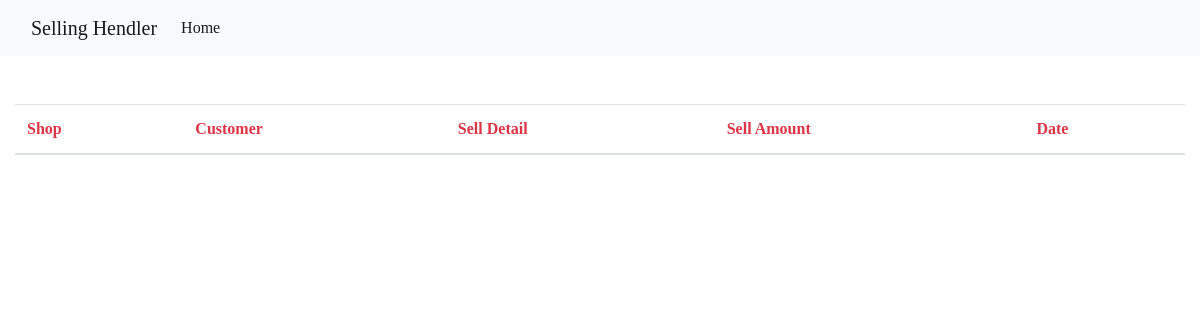
The app's page /history/ (signed in), older data.
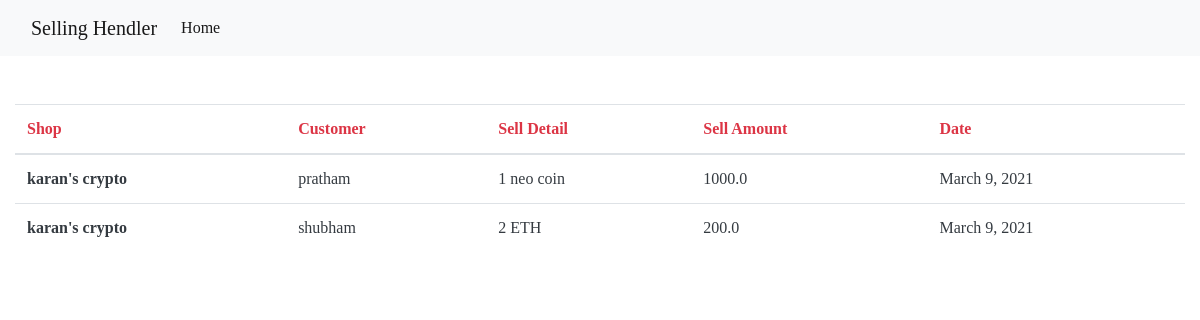
The same page, newer data.
### shophome/models.py (models this page shows, shortened)
class merchant(models.Model):
    shopkipper = models.ForeignKey(User, on_delete=models.CASCADE)
    shopname = models.CharField(max_length=200)

class customers(models.Model):
    shopkipper = models.ForeignKey(User, on_delete=models.CASCADE)
    shopname = models.ForeignKey(merchant, on_delete=models.CASCADE)
    customername = models.CharField(max_length=200, default='unknown')
    selldetail = models.TextField(null=True, blank=True)
    dates = models.DateField(auto_now=True)
    selling = models.FloatField(default=0)

### shophome/views.py (the view)
# urls.py: path('history/', History, name='history'),
def History(request):
    logged_user = User.objects.get(username=request.user.username)
    mer_user = merchant.objects.filter(shopkipper=logged_user).all()
    dataset = customers.objects.filter(shopkipper=logged_user).all()
    return render(request, 'history.html', {'dataset': dataset, 'merchant': mer_user})

### templates/history.html (shortened to what this page needs)
{% load static %}
<!doctype html>
<html lang="en">
<head>
    <link href="{% static 'css/font-awesome.min.css' %}" rel="stylesheet" type="text/css">
    <link rel="stylesheet" href="{% static 'owl-carousel/assets/owl.carousel.min.css' %}" type="text/css">
    <link rel="stylesheet" href="{% static 'css/bootstrap.min.css' %}" type="text/css">
    <link rel="stylesheet" href="{% static 'css/style.css' %}" type="text/css">
</head>
<body>
    <nav class="navbar navbar-expand-lg navbar-light bg-light">
        <div class="container-fluid">
            <a class="navbar-brand" href="#">Selling Hendler</a>
            <div class="collapse navbar-collapse" id="navbarNav">
                <ul class="navbar-nav">
                    <li class="nav-item">
                        <a class="nav-link active" aria-current="page" href="{% url 'homepage' %}">Home</a>
                    </li>
                </ul>
            </div>
        </div>
    </nav>
    <div class="container mt-5">
        <div class="row">
            <dic class="col-md">
                <table class="table">
                    <thead>
                        <tr class="text-danger">
                            <th scope="col">Shop</th>
                            <th scope="col">Customer</th>
                            <th scope="col">Sell Detail</th>
                            <th scope="col">Sell Amount</th>
                            <th scope="col">Date</th>
                        </tr>
                    </thead>
                    <tbody>
                        {% for i in dataset %}
                        {% for j in merchant %}
                        <tr class="text-dark">
                            <th scope="row">{{ j.shopname }}</th>
                            <td>{{ i.customername }}</td>
                            <td>{{ i.selldetail }}</td>
                            <td>{{ i.selling }}</td>
                            <td>{{ i.dates }}</td>
                        </tr>
                        {% endfor %}
                        {% endfor %}
                    </tbody>
                </table>
            </dic>
        </div>
    </div>
</body>
</html>

### static/css/style.css (style rules this page uses)
body { overflow: hidden; overflow-y: auto; font-family: "OpenSans-Regular"; }
@media (min-width: 1200px) { .container { max-width: 1240px; } }

Row changes from the older to the newer data that the page shows:
added customers: customername "pratham", selldetail "1 neo coin", selling "1000.0", dates "March 9, 2021"
now on this page (row unchanged): merchant: shopname "karan's crypto"
added customers: customername "shubham", selldetail "2 ETH", selling "200.0", dates "March 9, 2021"
